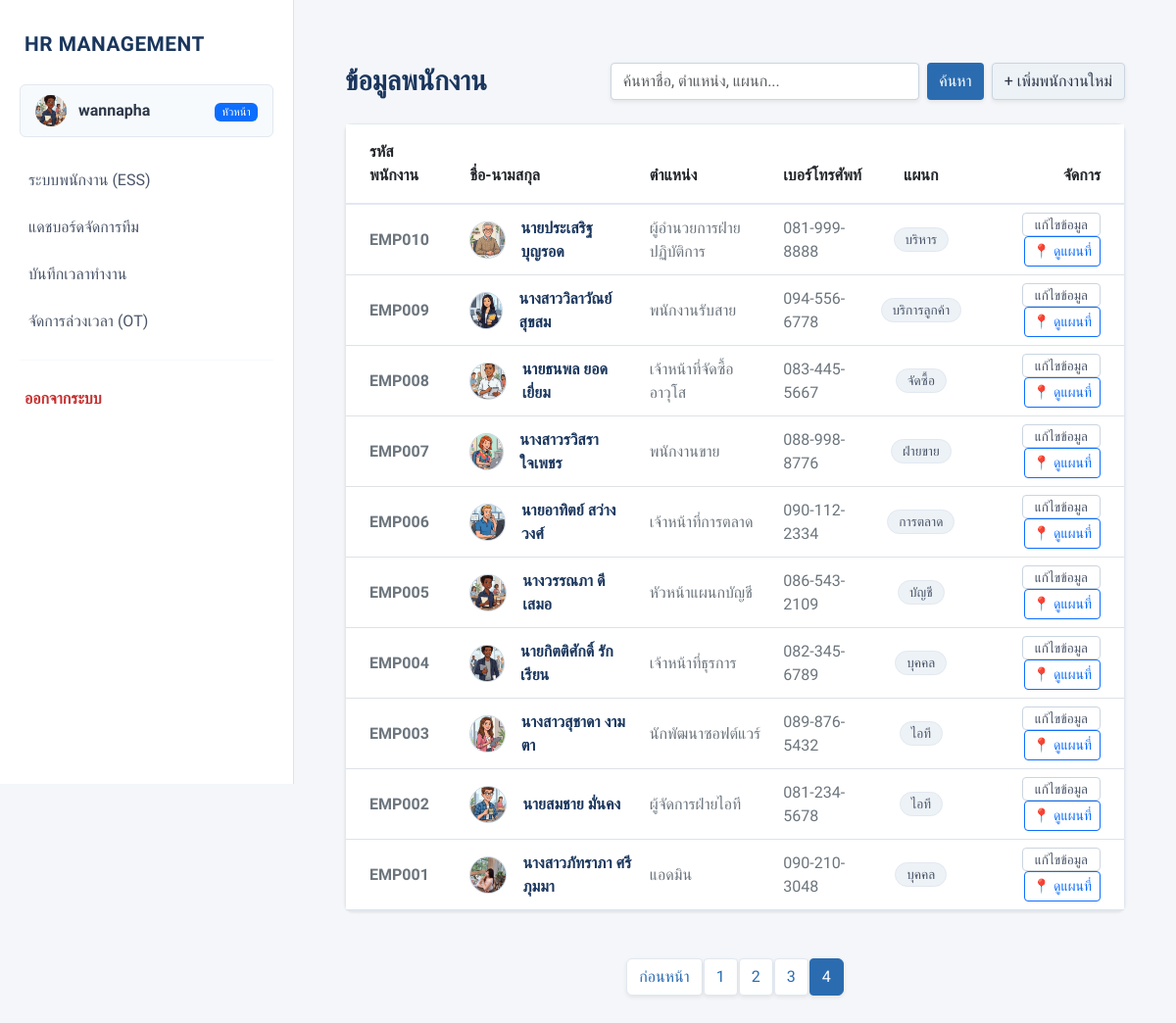
The app's page /?page=4 (signed in) with its own data.
### myapp/models.py (models this page shows, shortened)
class Employee(models.Model):
    employee_id = models.CharField(max_length=20, unique=True, blank=True, null=True, verbose_name="รหัสพนักงาน")
    title = models.CharField(max_length=10, choices=TITLE_CHOICES, default='นาย', verbose_name="คำนำหน้าชื่อ")
    first_name = models.CharField(max_length=100, verbose_name="ชื่อ")
    last_name = models.CharField(max_length=100, verbose_name="นามสกุล")
    gender = models.CharField(max_length=1, choices=GENDER_CHOICES, verbose_name="เพศ")
    birth_date = models.DateField(verbose_name="วัน-เดือน-ปี เกิด (YYYY-MM-DD)")
    salary = models.DecimalField(max_digits=10, decimal_places=2, verbose_name="เงินเดือน")
    department = models.CharField(max_length=20, choices=DEPT_CHOICES, verbose_name="แผนก")
    position = models.CharField(max_length=100, null=True, blank=True, verbose_name="ตำแหน่ง")
    hire_date = models.DateField(null=True, blank=True, verbose_name="วันที่เริ่มทำงาน")
    status = models.CharField(max_length=20, choices=STATUS_CHOICES, default='active', verbose_name="สถานะพนักงาน")
    phone_number = models.CharField(max_length=15, null=True, blank=True, verbose_name="เบอร์โทรศัพท์")
    email = models.EmailField(blank=True, null=True, verbose_name="อีเมล")
    address = models.TextField(blank=True, null=True, verbose_name="ที่อยู่")
    bank_name = models.CharField(max_length=50, choices=BANK_CHOICES, null=True, blank=True, verbose_name="ชื่อธนาคาร")
    bank_account = models.CharField(max_length=50, null=True, blank=True, verbose_name="เลขบัญชีธนาคาร")
    photo = models.ImageField(upload_to='employee_photos/', null=True, blank=True, verbose_name="รูปภาพประจำตัว")
    phone_number = models.CharField(
        max_length=10,
        null=True,
        blank=True,
        validators=[numeric_only_validator],
        verbose_name="เบอร์โทรศัพท์"
    )

### myapp/views.py (the view, shortened to what this page needs)
# urls.py: path('', views.index, name='index'),
@login_required
@user_passes_test(is_admin, login_url='ess_dashboard')
def index(request):
    query = request.GET.get('q', '')
    employees = Employee.objects.exclude(status='resigned').order_by('-id')
    paginator = Paginator(employees, 10)
    page_number = request.GET.get('page')
    page_obj = paginator.get_page(page_number)
    return render(request, 'index.html', {'page_obj': page_obj, 'query': query})

### myapp/context_processors.py (called while the page is built)
def get_employee_data(request):
    if request.user.is_authenticated:
        emp = Employee.objects.filter(
            first_name=request.user.first_name,
            last_name=request.user.last_name
        ).first()
        return {'current_emp': emp}
    return {}

### myapp/views.py (called while the page is built)
def is_admin(user):
    return user.is_staff

### templates/index.html (shortened to what this page needs)
{% extends 'basetemplate.html' %}
{% block content %}
<div class="container mt-4 mb-5">
    <div class="row mb-4 align-items-center g-3">
        <div class="col-md-4">
            <h3 class="fw-bold text-corporate-blue mb-0">ข้อมูลพนักงาน</h3>
        </div>
        <div class="col-md-8">
            <div class="d-flex justify-content-md-end gap-2 flex-wrap">
                <form method="GET" action="{% url 'index' %}" class="d-flex flex-grow-1" style="max-width: 400px;">
                    <input type="text" name="q" class="form-control shadow-sm" style="border-radius: 4px; border-color: #CBD5E0;" placeholder="ค้นหาชื่อ, ตำแหน่ง, แผนก..." value="{{ query|default:'' }}">
                    <button type="submit" class="btn btn-primary-corporate shadow-sm ms-2" style="border-radius: 4px;">ค้นหา</button>
                </form>
                {% if user.is_staff %}
                <a href="{% url 'create' %}" class="btn btn-secondary-corporate shadow-sm text-nowrap" style="border-radius: 4px;">+ เพิ่มพนักงานใหม่</a>
                {% endif %}
            </div>
        </div>
    </div>
    <div class="card card-custom">
        <div class="card-body p-0">
            <div class="table-responsive">
                <table class="table table-hover align-middle mb-0">
                    <thead class="table-custom-header">
                        <tr>
                            <th class="py-3 ps-4">รหัสพนักงาน</th>
                            <th class="py-3 ps-4">ชื่อ-นามสกุล</th>
                            <th class="py-3">ตำแหน่ง</th>
                            <th class="py-3">เบอร์โทรศัพท์</th>
                            <th class="py-3 text-center">แผนก</th>
                            <th class="py-3 text-end pe-4">จัดการ</th>
                        </tr>
                    </thead>
                    <tbody>
                        {% for emp in page_obj %}
                        <tr>
                            <td class="ps-4 fw-bold text-secondary">
                                {{ emp.employee_id|default:"-" }}
                            </td>
                            <td class="ps-4">
                                <div class="d-flex align-items-center">
                                    {% if emp.photo %}
                                        <img src="{{ emp.photo.url }}" class="table-avatar me-3" alt="รูปพนักงาน">
                                    {% else %}
                                        <div class="table-avatar-placeholder me-3">EMP</div>
                                    {% endif %}
                                    <span class="fw-semibold text-corporate-blue">
                                        {{ emp.title }}{{ emp.first_name }} {{ emp.last_name }}
                                    </span>
                                </div>
                            </td>
                            <td class="text-secondary">{{ emp.position|default:"-" }}</td>
                            <td class="text-secondary">{{ emp.phone_number|default:"-" }}</td>
                            <td class="text-center">
                                <span class="badge badge-department">{{ emp.get_department_display|default:"-" }}</span>
                            </td>
                            <td class="text-end pe-4">
                                {% if user.is_staff %}
                                <a href="{% url 'update' emp.pk %}" class="btn-edit">แก้ไขข้อมูล</a>
                                <a href="{% url 'employee_map' emp.pk %}" class="btn btn-sm btn-outline-primary" target="_blank" style="border-radius: 4px;">📍 ดูแผนที่</a>
                                {% else %}
                                <span class="text-muted">-</span>
                                {% endif %}
                            </td>
                        </tr>
                        {% empty %}
                        <tr>
                            <td colspan="5" class="text-muted py-5 text-center">ไม่พบข้อมูลพนักงาน</td>
                        </tr>
                        {% endfor %}
                    </tbody>
                </table>
            </div>
        </div>
    </div>
    {% if page_obj.has_other_pages %}
    <nav class="mt-5 mb-4">
        <ul class="pagination justify-content-center">
            {% if page_obj.has_previous %}
                <li class="page-item">
                    <a class="page-link page-link-corporate shadow-sm" href="?page={{ page_obj.previous_page_number }}{% if query %}&q={{ query }}{% endif %}">ก่อนหน้า</a>
                </li>
            {% endif %}
            {% for num in page_obj.paginator.page_range %}
                {% if page_obj.number == num %}
                    <li class="page-item active">
                        <span class="page-link page-link-corporate shadow-sm">{{ num }}</span>
                    </li>
                {% else %}
                    <li class="page-item">
                        <a class="page-link page-link-corporate shadow-sm" href="?page={{ num }}{% if query %}&q={{ query }}{% endif %}">{{ num }}</a>
                    </li>
                {% endif %}
            {% endfor %}
        </ul>
    </nav>
    {% endif %}
</div>
{% endblock %}

### templates/basetemplate.html (shortened to what this page needs)
<!DOCTYPE html>
<html lang="th">
<head>
    <link href="https://cdn.jsdelivr.net/npm/bootstrap@5.3.0/dist/css/bootstrap.min.css" rel="stylesheet">
</head>
<body>
    <nav id="sidebar" class="sidebar">
        <a href="{% url 'index' %}" class="sidebar-brand">
            HR MANAGEMENT
        </a>
        <a href="{% url 'profile' %}" class="user-profile" style="display: flex; align-items: center; overflow: hidden;">
            {% if current_emp and current_emp.photo %}
                <img src="{{ current_emp.photo.url }}" class="user-avatar" style="object-fit: cover; padding: 0; flex-shrink: 0;">
            {% else %}
                <div class="user-avatar" style="flex-shrink: 0;">EMP</div>
            {% endif %}
            <span style="font-weight: 700; white-space: nowrap; overflow: hidden; text-overflow: ellipsis;">
                {{ user.username }}
            </span>
            <div class="ms-auto" style="padding-left: 5px;">
                {% if user.is_superuser %}
                    <span class="badge bg-danger" style="font-size: 0.7rem; font-weight: 500;">แอดมิน</span>
                {% elif user.is_staff %}
                    <span class="badge bg-primary" style="font-size: 0.7rem; font-weight: 500;">หัวหน้า</span>
                {% else %}
                    <span class="badge bg-secondary" style="font-size: 0.7rem; font-weight: 500;">พนักงาน</span>
                {% endif %}
            </div>
        </a>
        <ul class="nav flex-column mb-auto">
            <li class="nav-item">
                <a class="nav-link" href="{% url 'ess_dashboard' %}">
                    ระบบพนักงาน (ESS)
                </a>
            </li>
            {% if user.is_staff %}
            <li class="nav-item">
                <a class="nav-link" href="{% url 'manager_dashboard' %}">
                    แดชบอร์ดจัดการทีม
                </a>
            </li>
            <li class="nav-item">
                <a class="nav-link" href="{% url 'attendance' %}">
                    บันทึกเวลาทำงาน
                </a>
            </li>
            <li class="nav-item">
                <a class="nav-link" href="{% url 'ot_management' %}">
                    จัดการล่วงเวลา (OT)
                </a>
            </li>
            {% endif %}
        </ul>
        <hr style="margin: 15px 20px; border-color: #E2E8F0;">
        <form action="{% url 'logout' %}" method="post" class="m-0">
            <button type="submit" class="btn-logout">
                ออกจากระบบ
            </button>
        </form>
    </nav>
    <main id="main-content" class="main-content">
        {% block content %}
        {% endblock %}
    </main>
</body>
</html>

### templates/basetemplate.html (style rules this page uses)
body { background-color: #F4F6F9; font-family: 'Sarabun', sans-serif; font-size: 16px; }
.sidebar { width: 300px; height: 100vh; background-color: #FFFFFF; position: fixed; top: 0; left: 0; padding-top: 15px; overflow-y: auto; border-right: 1px solid #DEE2E6; z-index: 1040; transition: all 0.3s ease-in-out; }
.sidebar-brand { color: #1A365D !important; font-weight: 800; font-size: 1.3rem; text-decoration: none; display: block; padding: 15px 25px; margin-bottom: 10px; letter-spacing: 0.5px; }
.user-profile { padding: 10px 15px; margin: 0 20px 20px 20px; border-radius: 6px; border: 1px solid #E2E8F0; display: flex; align-items: center; text-decoration: none; color: #2D3748; font-weight: 600; transition: 0.2s; background-color: #F7FAFC; }
.user-avatar { width: 32px; height: 32px; border-radius: 50%; background-color: #CBD5E0; color: #2D3748; display: flex; align-items: center; justify-content: center; margin-right: 12px; font-weight: bold; font-size: 0.9rem; }
.sidebar .nav-link { color: #4A5568 !important; font-weight: 500; border-radius: 0; padding: 12px 25px; display: flex; align-items: center; transition: all 0.2s ease; border-left: 4px solid transparent; }
.btn-logout { background-color: transparent; color: #C53030; font-weight: 600; border: none; padding: 12px 25px; width: 100%; display: flex; align-items: center; transition: 0.2s; text-align: left; }
.main-content { margin-left: 300px; padding: 2.5rem; min-height: 100vh; transition: all 0.3s ease-in-out; }

### templates/index.html (style rules this page uses)
.text-corporate-blue { color: #1A365D !important; }
.btn-primary-corporate { background-color: #2B6CB0; color: #fff; border: none; transition: 0.2s; font-weight: 500; }
.btn-secondary-corporate { background-color: #EDF2F7; color: #2D3748; border: 1px solid #CBD5E0; transition: 0.2s; font-weight: 500; }
.card-custom { border-radius: 0.5rem; box-shadow: 0 1px 3px rgba(0,0,0,0.1); border: 1px solid #E2E8F0; background-color: #fff; }
.table-custom-header { background-color: #F8FAFC !important; color: #4A5568 !important; border-bottom: 2px solid #E2E8F0; }
.badge-department { background-color: #EDF2F7; color: #4A5568; border: 1px solid #E2E8F0; font-weight: 500; font-size: 0.85rem; padding: 0.35em 0.8em; border-radius: 20px; }
.table-avatar { width: 38px; height: 38px; object-fit: cover; border-radius: 50%; border: 1px solid #CBD5E0; }
.btn-edit { color: #4A5568; border: 1px solid #CBD5E0; background-color: #fff; border-radius: 4px; transition: 0.2s; font-size: 0.85rem; padding: 3px 12px; text-decoration: none; }
.page-link-corporate { color: #2B6CB0; border: 1px solid #E2E8F0; margin: 0 2px; border-radius: 4px; }
.page-item.active .page-link-corporate { background-color: #2B6CB0; border-color: #2B6CB0; color: #fff; }

### records on screen
Employee: photo (picture), employee_id "EMP005", title "นาง", first_name "วรรณภา", last_name "ดีเสมอ", position "หัวหน้าแผนกบัญชี", phone_number "086-543-2109", department "บัญชี"
Employee: employee_id "EMP010", photo (picture), title "นาย", first_name "ประเสริฐ", last_name "บุญรอด", position "ผู้อำนวยการฝ่ายปฏิบัติการ", phone_number "081-999-8888", department "บริหาร"
Employee: employee_id "EMP009", photo (picture), title "นางสาว", first_name "วิลาวัณย์", last_name "สุขสม", position "พนักงานรับสาย", phone_number "094-556-6778", department "บริการลูกค้า"
Employee: employee_id "EMP008", photo (picture), title "นาย", first_name "ธนพล", last_name "ยอดเยี่ยม", position "เจ้าหน้าที่จัดซื้ออาวุโส", phone_number "083-445-5667", department "จัดซื้อ"
Employee: employee_id "EMP007", photo (picture), title "นางสาว", first_name "รวิสรา", last_name "ใจเพชร", position "พนักงานขาย", phone_number "088-998-8776", department "ฝ่ายขาย"
Employee: employee_id "EMP006", photo (picture), title "นาย", first_name "อาทิตย์", last_name "สว่างวงศ์", position "เจ้าหน้าที่การตลาด", phone_number "090-112-2334", department "การตลาด"
Employee: employee_id "EMP004", photo (picture), title "นาย", first_name "กิตติศักดิ์", last_name "รักเรียน", position "เจ้าหน้าที่ธุรการ", phone_number "082-345-6789", department "บุคคล"
Employee: employee_id "EMP003", photo (picture), title "นางสาว", first_name "สุชาดา", last_name "งามตา", position "นักพัฒนาซอฟต์แวร์", phone_number "089-876-5432", department "ไอที"
Employee: employee_id "EMP002", photo (picture), title "นาย", first_name "สมชาย", last_name "มั่นคง", position "ผู้จัดการฝ่ายไอที", phone_number "081-234-5678", department "ไอที"
Employee: employee_id "EMP001", photo (picture), title "นางสาว", first_name "ภัทราภา", last_name "ศรีภุมมา", position "แอดมิน", phone_number "090-210-3048", department "บุคคล"

### other values on screen
{{ user.username }} "wannapha"
{{ num }} "1" "2" "3"
{{ num }} "4"
